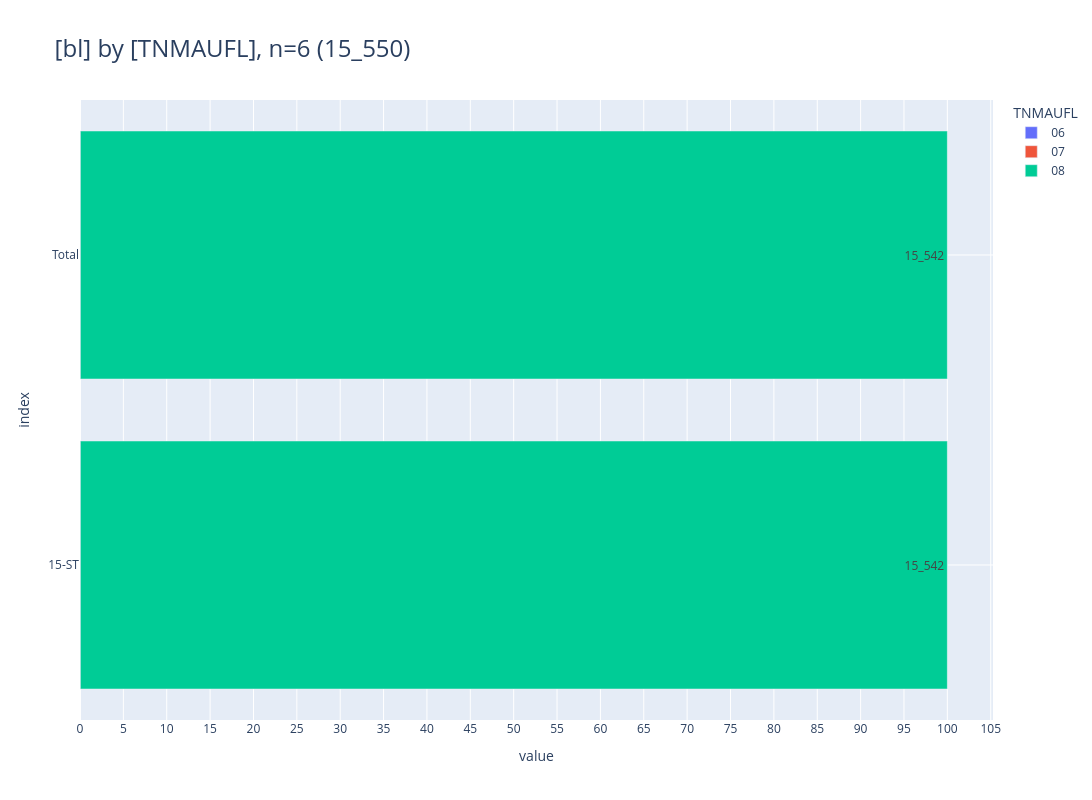

This figure's notebook cell:
### Code cell
_alias='TNMAUFL'
_df = (
    show_freqs(alias=_alias, incl_c44_and_d=False)
    .rename(columns={"kkr": "bl"})
    [["bl", "TNMAUFL", "cnt"]]
)
_df["TNMAUFL"] = _df["TNMAUFL"].astype(str).str.zfill(2)
_=pls.plot_stacked_bars(
    _df,
    orientation="h",
    normalize=False,
    relative=True,
    dropna=False,
    sort_values_index=False,
    show_total=True,
    height=800,
)

# todo regel ergänzen für imputation

### Figure 1 — Plotly figure (JSON) as saved in the notebook; plotly's stock layout.template omitted (floating-point values rounded to 4 significant figures)
{"data": [{"hovertemplate": "col=06<br>value=%{x}<br>index=%{y}<br>cnt_str=%{text}<extra></extra>", "legendgroup": "06", "marker": {"color": "#636EFA", "pattern": {"shape": ""}}, "name": "06", "orientation": "h", "showlegend": true, "text": ["6", "6"], "textposition": "auto", "type": "bar", "x": [6, 6], "xaxis": "x", "y": [" Total", "15-ST"], "yaxis": "y"}, {"hovertemplate": "col=07<br>value=%{x}<br>index=%{y}<br>cnt_str=%{text}<extra></extra>", "legendgroup": "07", "marker": {"color": "#EF553B", "pattern": {"shape": ""}}, "name": "07", "orientation": "h", "showlegend": true, "text": ["2", "2"], "textposition": "auto", "type": "bar", "x": [2, 2], "xaxis": "x", "y": [" Total", "15-ST"], "yaxis": "y"}, {"hovertemplate": "col=08<br>value=%{x}<br>index=%{y}<br>cnt_str=%{text}<extra></extra>", "legendgroup": "08", "marker": {"color": "#00CC96", "pattern": {"shape": ""}}, "name": "08", "orientation": "h", "showlegend": true, "text": ["15_542", "15_542"], "textposition": "auto", "type": "bar", "x": [15542, 15542], "xaxis": "x", "y": [" Total", "15-ST"], "yaxis": "y"}], "layout": {"barmode": "relative", "barnorm": "percent", "height": 800, "legend": {"title": {"text": "TNMAUFL"}, "tracegroupgap": 0, "traceorder": "normal"}, "title": {"font": {"size": 24}, "text": "[bl] by [TNMAUFL], n=6 (15_550)", "xanchor": "left", "y": 0.95, "yanchor": "top"}, "width": 2000, "xaxis": {"anchor": "y", "domain": [0, 1], "dtick": 5, "gridwidth": 1, "showgrid": true, "title": {"text": "value"}}, "yaxis": {"anchor": "x", "categoryarray": ["15-ST", " Total"], "categoryorder": "array", "domain": [0, 1], "gridwidth": 1, "showgrid": true, "title": {"text": "index"}}}}
